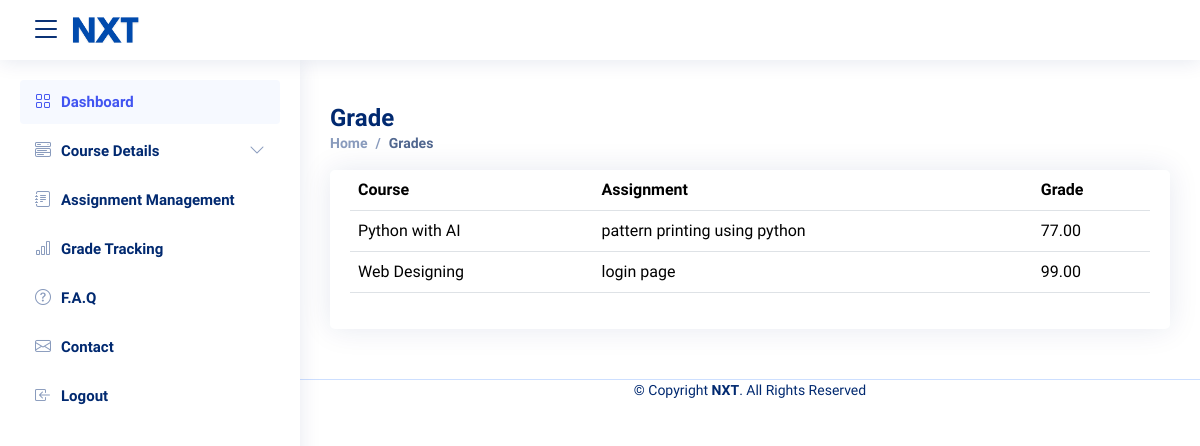
Screenshot of /grade_tracking/ (signed in) with the database file from the repository.
### app/models.py (models this page shows, shortened)
class Grade(models.Model):
    course = models.ForeignKey(Course, on_delete=models.CASCADE)
    assignment = models.ForeignKey(Assignment, on_delete=models.CASCADE)
    grade = models.DecimalField(max_digits=5, decimal_places=2)

class Course(models.Model):
    user = models.ForeignKey(User, on_delete=models.CASCADE)
    course_name = models.CharField(max_length=100)
    instructor_name = models.CharField(max_length=100)
    description = models.TextField()
    semester = models.CharField(max_length=50)
    def __str__(self):
        return self.course_name

class Assignment(models.Model):
    course = models.ForeignKey(Course, on_delete=models.CASCADE)
    assignment_name = models.CharField(max_length=100)
    due_date = models.DateField()
    description = models.TextField()
    def __str__(self):
        return self.assignment_name

### app/views.py (the view)
# urls.py: path('grade_tracking/', views.grade_tracking, name='grade_tracking'),
@login_required
def grade_tracking(request):
    user = request.user
    course = Course.objects.filter(user=user)
    grades = Grade.objects.filter(course__user=user)
    return render(request, 'grade_tracking.html', {'grades': grades, 'courses':course})

### template/grade_tracking.html (shortened to what this page needs)
{% extends 'master.html' %}
{% load static %}
{% block content %}
<section id="grade-list">
    <div class="pagetitle">
        <h1>Grade </h1>
            <nav>
            <ol class="breadcrumb">
                <li class="breadcrumb-item"><a href="/">Home</a></li>
                <li class="breadcrumb-item active">Grades</li>
            </ol>
        </nav>
    </div>
    <div class="row">
        <div class="col-lg-12">
            <div class="card">
                <div class="card-body">
                    <table class="table datatable">
                        <thead>
                            <tr>
                                <th>Course</th>
                                <th>Assignment</th>
                                <th>Grade</th>
                            </tr>
                        </thead>
                        <tbody>
                            {% for grade in grades %}
                            <tr>
                                <td>{{ grade.course }}</td>
                                <td>{{ grade.assignment}}</td>
                                <td>{{ grade.grade }}</td>
                            </tr>
                            {% endfor %}
                        </tbody>
                    </table>
                </div>
            </div>
        </div>
    </div>
</section>
{% endblock %}

### static/css/style.css (style rules this page uses)
:root { scroll-behavior: smooth; }
body { font-family: "Open Sans", sans-serif; background:#fff; color: #444444; }
a { color: #4154f1; text-decoration: none; }
h1, h2, h3, h4, h5, h6 { font-family: "Nunito", sans-serif; }
.pagetitle { margin-bottom: 10px; }
.pagetitle h1 { font-size: 24px; margin-bottom: 0; font-weight: 600; color: #012970; }
.card { margin-bottom: 30px; border: none; border-radius: 5px; box-shadow: 0px 0 30px rgba(1, 41, 112, 0.1); }
.card-body { padding: 0 20px 20px 20px; }
.breadcrumb { font-size: 14px; font-family: "Nunito", sans-serif; color: #899bbd; font-weight: 600; }
.breadcrumb a { color: #899bbd; transition: 0.3s; }
.breadcrumb .breadcrumb-item::before { color: #899bbd; }
.breadcrumb .active { color: #51678f; font-weight: 600; }

### rows the page displays
Grade: course "Python with AI", assignment "pattern printing using python", grade "77.00"
Grade: course "Web Designing", assignment "login page", grade "99.00"
